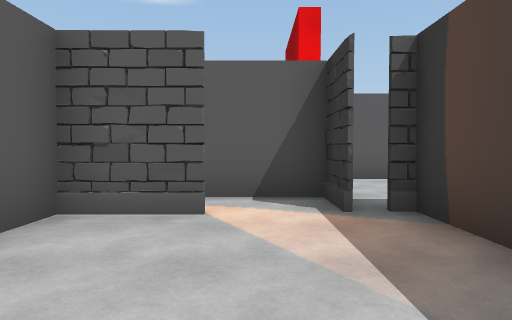
view 1 (above)

22 first-person views from a walk through a scene from a Unity 3-D project. The camera is 1.4 m above the floor, tilts 2° down and sees 75° across. The floor is counted in squares, 2 m on a side. Each view is taken from the middle of a square. On the plan, view 1 faces up. The plan holds only what a view shows up to about 10 squares ahead; the rest is blank. The place goes on beyond the plan. The player character is not drawn. Some animated figures are left out. Some surface patterns are stand-ins.

view 2
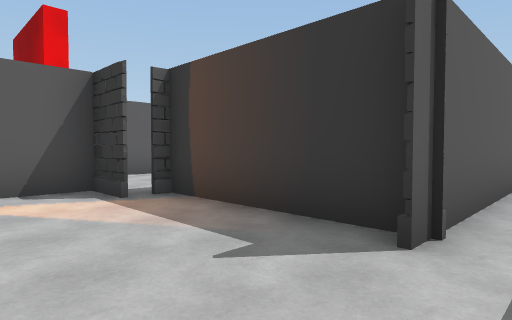

view 3
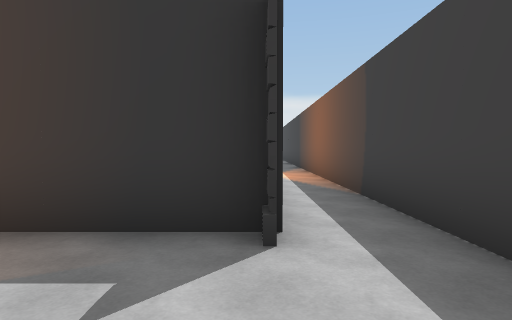

view 4
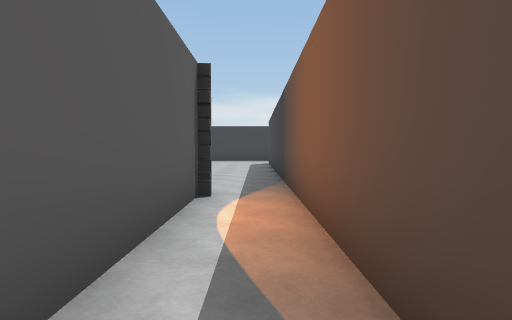

view 5
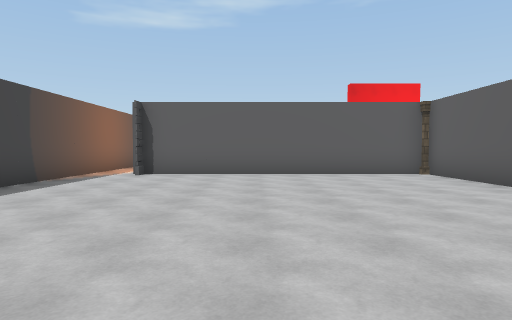

view 6
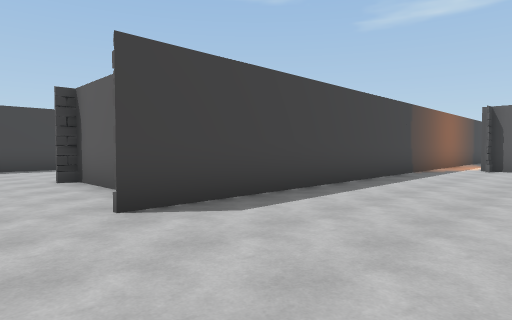

view 7
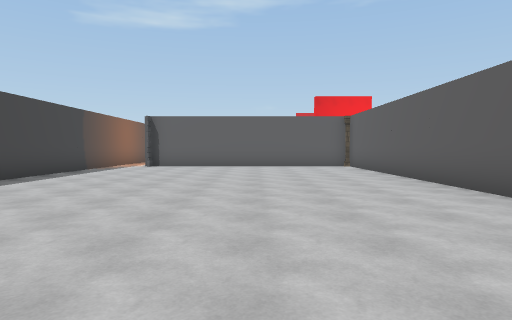

view 8
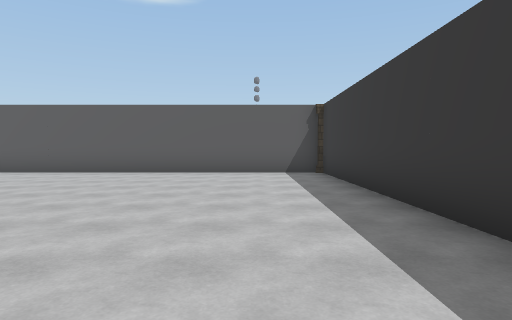

view 9
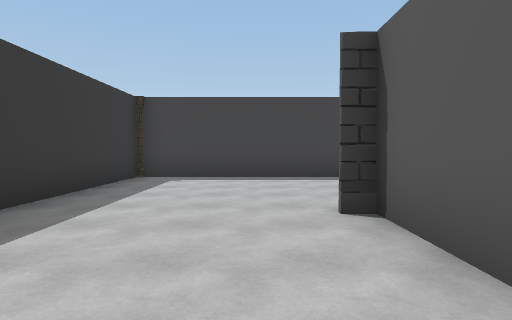

view 10
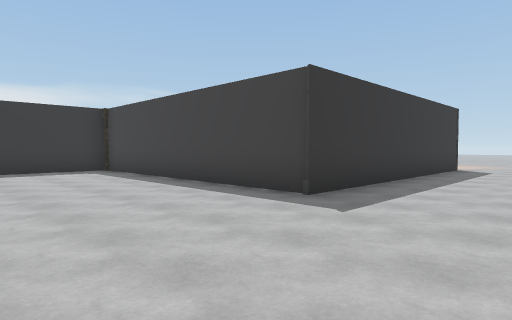

view 11
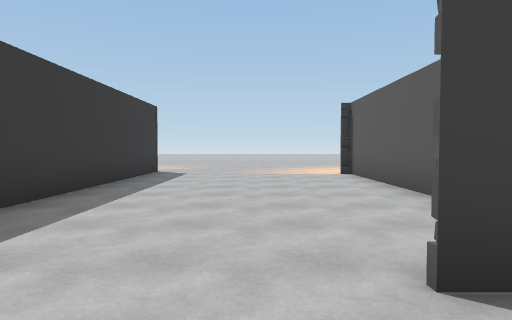

view 12
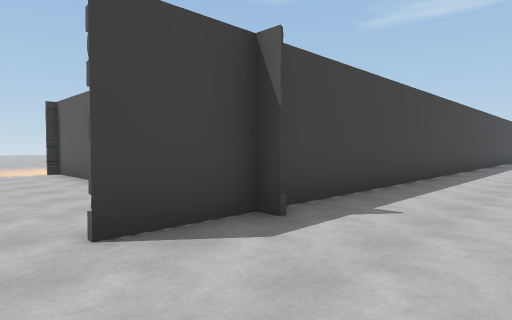

view 13
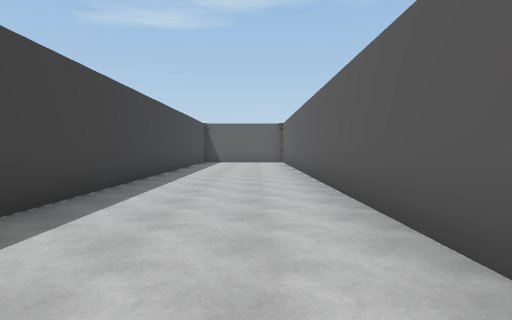

view 14
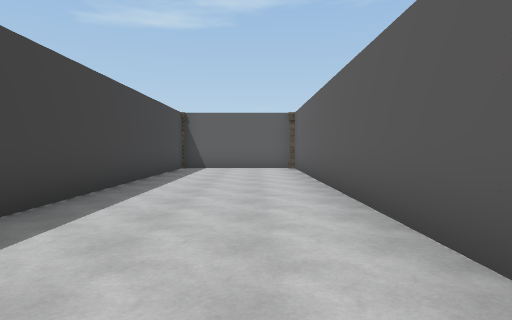

view 15
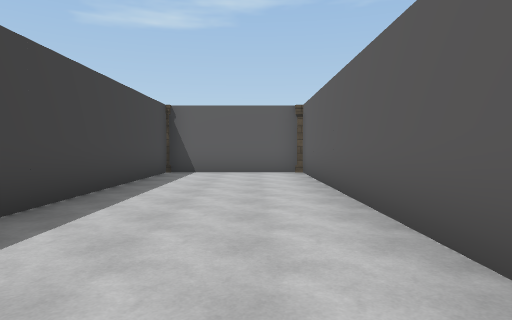

view 16
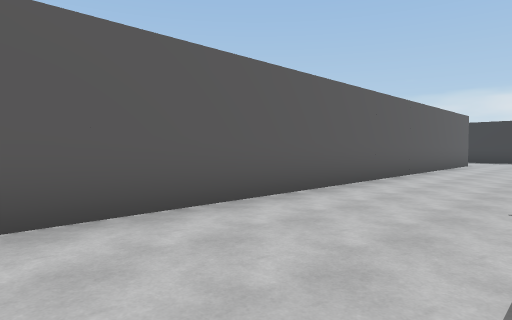

view 17
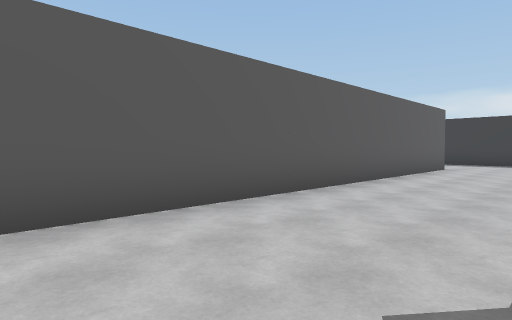

view 18
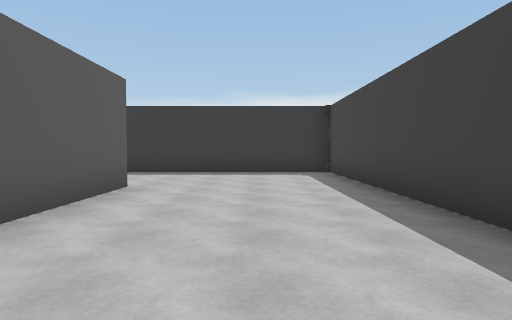

view 19
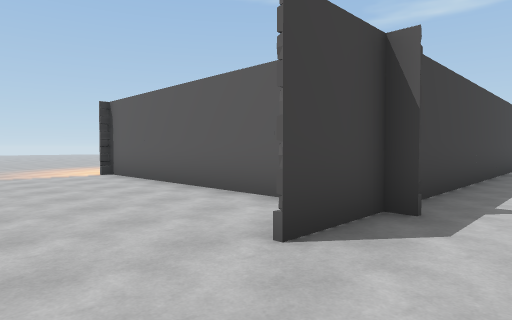

view 20
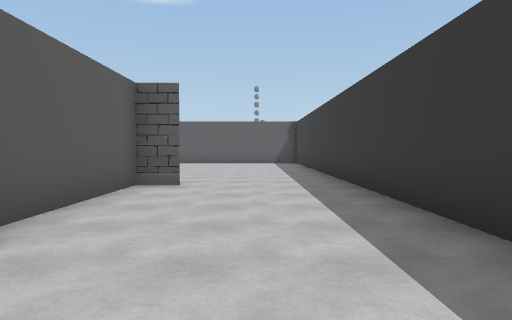

view 21
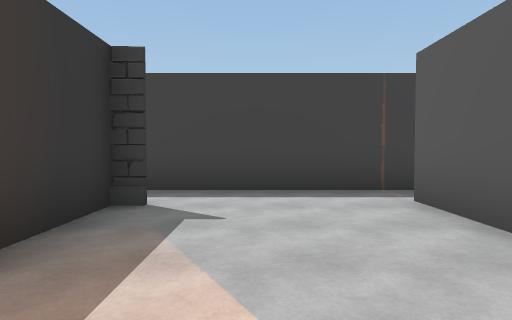

view 22
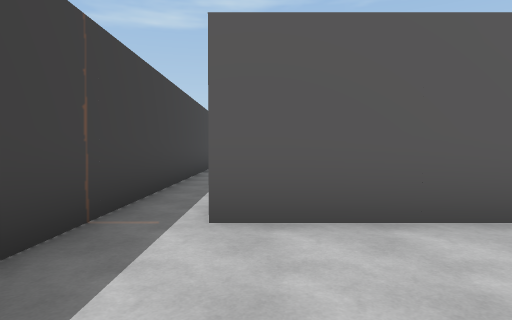

### Floor plan
Points are (right, up) in squares from view 1. A wall is a line through its corners. A room is listed if a view was taken in it or the views show most of it. See-through windows are left out.
Room 1 (views 1, 2, 3, 4, 21, 22)
walls: (-1.5, -1.6) (9.4, -1.6); (1, 3.6) (1, 4.8) (-0.7, 4.8); (-0.5, 3.5) (-2.1, 3.5) (-2.1, -0.5); (8.9, -0.1) (1.3, -0.1) (1.8, -0.1) (1.8, 3.5) (1.4, 3.5)
ways out: opening at (10, -1) to room 2; opening at (-1, -1)
Room 2 (views 5, 6, 7, 8, 9, 10, 11, 12, 13, 14, 15, 16, 17, 18, 19, 20)
walls: (9.4, -9.1) (9.4, -9.6) (11.1, -9.6); (9.4, -1.6) (19.6, -1.6); (9.4, -11) (9.4, -17.2); (19.6, -1.7) (18.7, -1.7) (18.7, -5.6) (19.1, -5.6) (-8.1, -5.6); (22.9, -9.5) (22.9, 7.4); (15, -17.5) (15, -10.2) (22.5, -10.2); (8.9, 7.5) (8.9, -0.1); (22.5, 7.6) (9.5, 7.6); (-8.4, -9.6) (9, -9.6); (-8.8, -6.5) (-8.8, -9.5)
ways out: opening at (10, -1) to room 1; opening at (-8, -6)

Where each view was taken, in squares from view 1:
view 1: 0 up, 0 right, facing up
view 2: 1 down, 1 left, facing up-right
view 3: 0 up, 1 left, facing right
view 4: 1 down, 4 right, facing right
view 5: 3 up, 18 right, facing left
view 6: 2 up, 21 right, facing down-left
view 7: 4 up, 22 right, facing left
view 8: 2 down, 21 right, facing up
view 9: 2 down, 20 right, facing down
view 10: 6 down, 12 right, facing down-right
view 11: 8 down, 12 right, facing down
view 12: 7 down, 12 right, facing down-left
view 13: 7 down, 8 right, facing left
view 14: 7 down, 3 right, facing left
view 15: 7 down, 1 right, facing left
view 16: 9 down, 4 right, facing up-right
view 17: 9 down, 7 right, facing up-right
view 18: 8 down, 13 right, facing right
view 19: 8 down, 13 right, facing down-left
view 20: 8 down, 21 right, facing up
view 21: 4 up, 0 right, facing down
view 22: 0 up, 1 right, facing left
